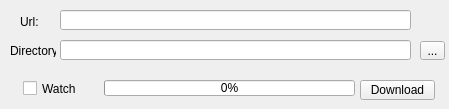
<?xml version="1.0" encoding="UTF-8"?>
<ui version="4.0">
 <class>MainWindow</class>
 <widget class="QMainWindow" name="MainWindow">
  <property name="geometry">
   <rect>
    <x>0</x>
    <y>0</y>
    <width>449</width>
    <height>109</height>
   </rect>
  </property>
  <property name="windowTitle">
   <string>Fap Folder Creator</string>
  </property>
  <widget class="QWidget" name="centralwidget">
   <widget class="QLabel" name="label">
    <property name="geometry">
     <rect>
      <x>20</x>
      <y>11</y>
      <width>21</width>
      <height>21</height>
     </rect>
    </property>
    <property name="text">
     <string>Url:</string>
    </property>
   </widget>
   <widget class="QLabel" name="label_2">
    <property name="geometry">
     <rect>
      <x>10</x>
      <y>44</y>
      <width>46</width>
      <height>13</height>
     </rect>
    </property>
    <property name="text">
     <string>Directory</string>
    </property>
   </widget>
   <widget class="QToolButton" name="toolButton">
    <property name="geometry">
     <rect>
      <x>420</x>
      <y>41</y>
      <width>25</width>
      <height>19</height>
     </rect>
    </property>
    <property name="text">
     <string>...</string>
    </property>
   </widget>
   <widget class="QPushButton" name="pushButton">
    <property name="geometry">
     <rect>
      <x>360</x>
      <y>80</y>
      <width>75</width>
      <height>20</height>
     </rect>
    </property>
    <property name="text">
     <string>Download</string>
    </property>
    <property name="checkable">
     <bool>false</bool>
    </property>
   </widget>
   <widget class="QLineEdit" name="urlEdit">
    <property name="geometry">
     <rect>
      <x>60</x>
      <y>10</y>
      <width>351</width>
      <height>20</height>
     </rect>
    </property>
   </widget>
   <widget class="QLineEdit" name="dirEdit">
    <property name="geometry">
     <rect>
      <x>60</x>
      <y>40</y>
      <width>351</width>
      <height>20</height>
     </rect>
    </property>
   </widget>
   <widget class="QProgressBar" name="progressBar">
    <property name="geometry">
     <rect>
      <x>104</x>
      <y>80</y>
      <width>251</width>
      <height>16</height>
     </rect>
    </property>
    <property name="value">
     <number>0</number>
    </property>
   </widget>
   <widget class="QCheckBox" name="checkBox">
    <property name="geometry">
     <rect>
      <x>23</x>
      <y>80</y>
      <width>70</width>
      <height>17</height>
     </rect>
    </property>
    <property name="text">
     <string>Watch</string>
    </property>
   </widget>
  </widget>
 </widget>
 <resources/>
 <connections/>
</ui>
